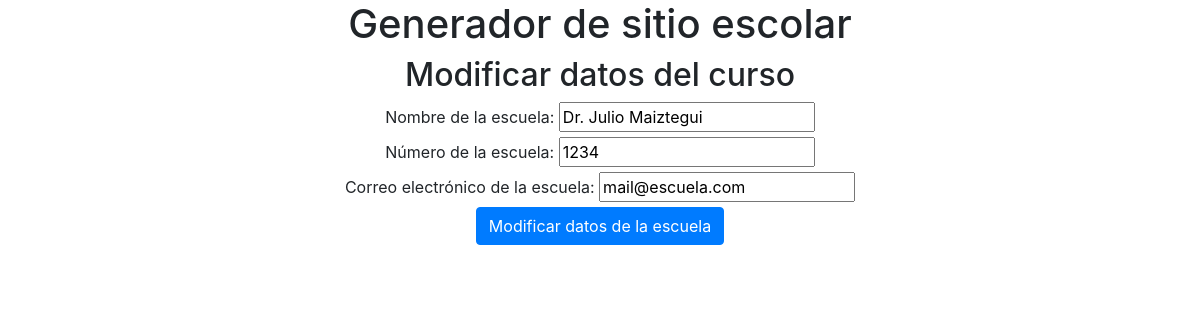
/general, run on the app's committed database.
### tables this page shows
CREATE TABLE "general" (
	`id`	INTEGER NOT NULL PRIMARY KEY AUTOINCREMENT,
	`nombre_escuela`	TEXT NOT NULL,
	`numero_escuela`	TEXT,
	`mail_contacto`	TEXT,
	`usuario_gitlab`	TEXT,
	`proyecto_gitlab`	TEXT
);

### app.py (the view, shortened to what this page needs)
@app.route("/general", methods = ["GET", "POST", "PUT"])
def general():
    if request.method == "GET":
        rc = RepositorioCurso()
        general = rc.get_general()
        if not general:
            return "Error: datos no encontrados."
        form = FlaskForm()
        return render_template("general.html",form=form, general = general)

### repositorio_curso.py (called while the page is built)
    def get_general(self):
        general_sql = "SELECT nombre_escuela, numero_escuela, mail_contacto \
                FROM general;"
        self.cursor.execute(general_sql)
        row = self.cursor.fetchone()
        return row

### templates/general.html (shortened to what this page needs)
<!DOCTYPE html>
<html>
    <head>
        <link rel="stylesheet" href="{{url_for('static', filename='bootstrap.min.css')}}">
    </head>
    <body class=text-center>
        <h1>Generador de sitio escolar</h1>
        <h2>Modificar datos del curso</h2>
        <form method="post" action="{{url_for('general')}}">
            <label for="nombre">Nombre de la escuela: </label>
            <input name="nombre" id="nombre" value="{{general[0]}}"><br>
                <label for="numero">Número de la escuela: </label>
                <input type="number" name="numero" id="numero"
                        value="{{general[1]}}"><br>
                <label for="mail">Correo electrónico de la escuela: </label>
                <input type="email" name="mail" id="mail" value="{{general[2]}}"><br>
                <input type="submit" value="Modificar datos de la escuela" class="btn btn-primary">
        </form>
    </body>
</html>

### data on the page
general: nombre "Dr. Julio Maiztegui", numero "1234", mail "mail@escuela.com"
